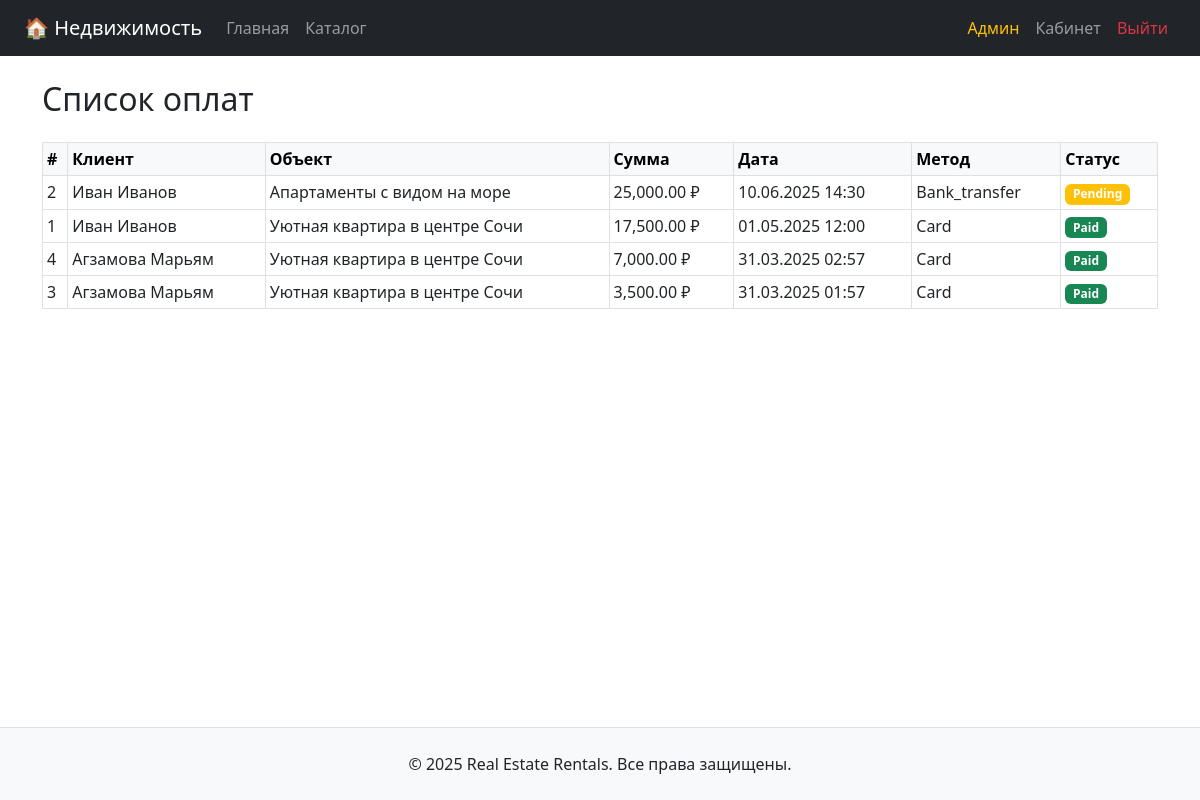
/admin/payments.php (signed in), run on the app's committed database.
### tables this page shows
CREATE TABLE `payments` (
  `id` int(11) NOT NULL,
  `booking_id` int(11) NOT NULL,
  `amount` decimal(10,2) NOT NULL,
  `payment_date` datetime DEFAULT CURRENT_TIMESTAMP,
  `payment_method` enum('card','cash','bank_transfer') NOT NULL,
  `status` enum('pending','paid','failed') DEFAULT 'pending'
);

CREATE TABLE `users` (
  `id` int(11) NOT NULL,
  `role_id` int(11) NOT NULL,
  `full_name` varchar(100) NOT NULL,
  `email` varchar(100) NOT NULL,
  `password_hash` varchar(255) NOT NULL,
  `phone` varchar(20) DEFAULT NULL,
  `created_at` datetime DEFAULT CURRENT_TIMESTAMP
);

CREATE TABLE `properties` (
  `id` int(11) NOT NULL,
  `owner_id` int(11) NOT NULL,
  `category_id` int(11) NOT NULL,
  `location_id` int(11) NOT NULL,
  `title` varchar(255) NOT NULL,
  `description` text,
  `price_per_day` decimal(10,2) NOT NULL,
  `max_guests` int(11) DEFAULT '1',
  `available_from` date DEFAULT NULL,
  `available_to` date DEFAULT NULL,
  `created_at` datetime DEFAULT CURRENT_TIMESTAMP,
  `is_active` tinyint(1) DEFAULT '1'
);

### admin/payments.php (the view, shortened to what this page needs)
<?php
require_once '../config.php';
$stmt = $pdo->query("
    SELECT
        pay.id,
        pay.booking_id,
        pay.amount,
        pay.payment_date,
        pay.payment_method,
        pay.status,
        u.full_name AS user_name,
        p.title AS property_title
    FROM payments pay
    JOIN bookings b ON pay.booking_id = b.id
    JOIN users u ON b.user_id = u.id
    JOIN properties p ON b.property_id = p.id
    ORDER BY pay.payment_date DESC
");
$payments = $stmt->fetchAll();
require_once '../templates/header.php';
?>
<h2 class="mb-4">Список оплат</h2>
<?php if (empty($payments)): ?>
    <div class="alert alert-info">Оплат пока нет.</div>
<?php else: ?>
    <table class="table table-bordered table-hover table-sm">
        <thead class="table-light">
        <tr>
            <th>#</th>
            <th>Клиент</th>
            <th>Объект</th>
            <th>Сумма</th>
            <th>Дата</th>
            <th>Метод</th>
            <th>Статус</th>
        </tr>
        </thead>
        <tbody>
        <?php foreach ($payments as $p): ?>
            <tr>
                <td><?= $p['id'] ?></td>
                <td><?= htmlspecialchars($p['user_name']) ?></td>
                <td><?= htmlspecialchars($p['property_title']) ?></td>
                <td><?= number_format($p['amount'], 2) ?> ₽</td>
                <td><?= date('d.m.Y H:i', strtotime($p['payment_date'])) ?></td>
                <td><?= ucfirst($p['payment_method']) ?></td>
                <td>
                        <span class="badge bg-<?= match($p['status']) {
                            'paid' => 'success',
                            'pending' => 'warning',
                            'failed' => 'danger',
                            default => 'secondary'
                        } ?>">
                            <?= ucfirst($p['status']) ?>
                        </span>
                </td>
            </tr>
        <?php endforeach; ?>
        </tbody>
    </table>
<?php endif; ?>
<?php require_once '../templates/footer.php'; ?>

### data on the page
payments: id "2", users.full_name "Иван Иванов", properties.title "Апартаменты с видом на море", amount "25,000.00", payment_date "10.06.2025 14:30", payment_method "Bank_transfer", status "Pending"
payments: id "1", users.full_name "Иван Иванов", properties.title "Уютная квартира в центре Сочи", amount "17,500.00", payment_date "01.05.2025 12:00", payment_method "Card", status "Paid"
payments: id "4", users.full_name "Агзамова Марьям", properties.title "Уютная квартира в центре Сочи", amount "7,000.00", payment_date "31.03.2025 02:57", payment_method "Card", status "Paid"
payments: id "3", users.full_name "Агзамова Марьям", properties.title "Уютная квартира в центре Сочи", amount "3,500.00", payment_date "31.03.2025 01:57", payment_method "Card", status "Paid"
